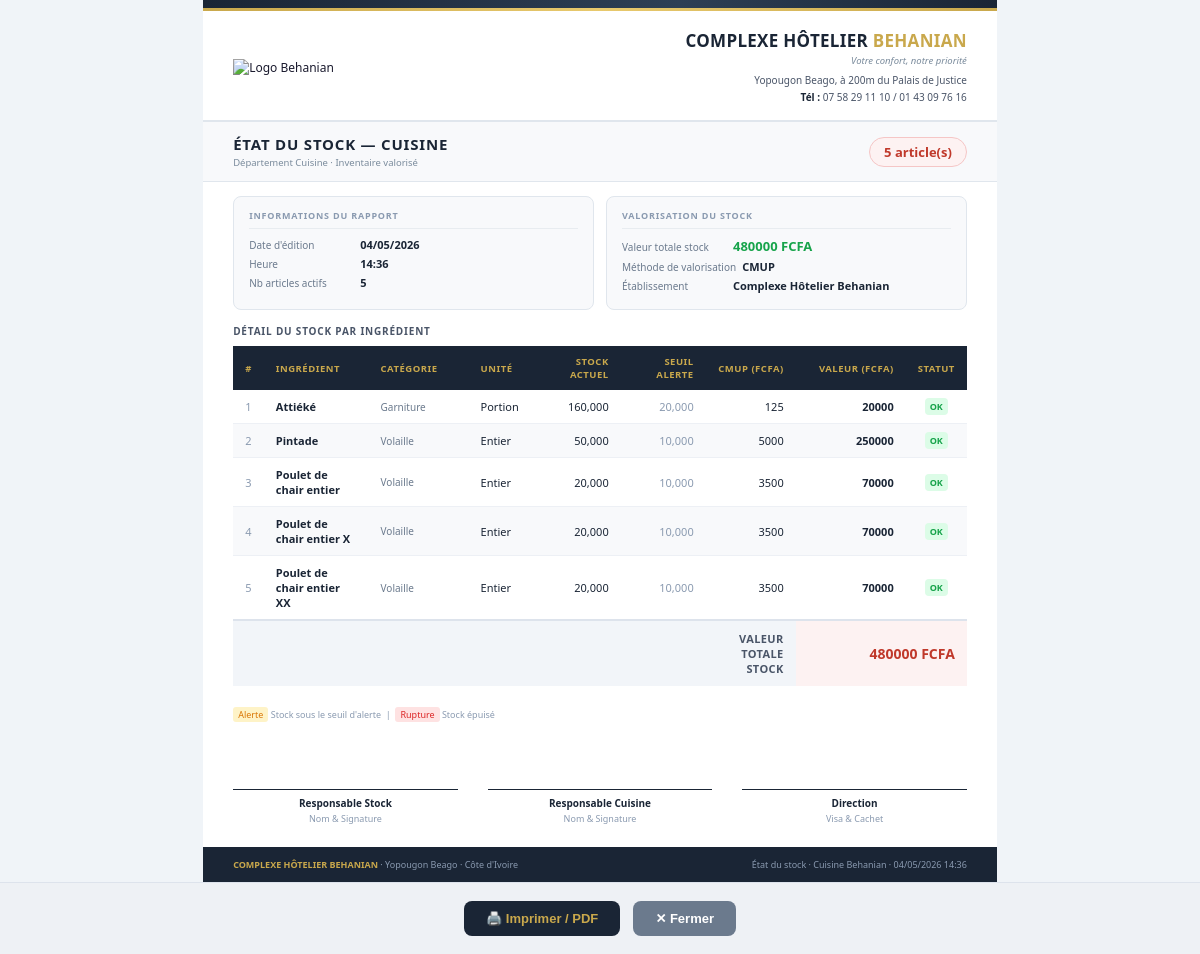
/cuisine/etat-stock/print/ (signed in), run on an earlier commit of the app's database.
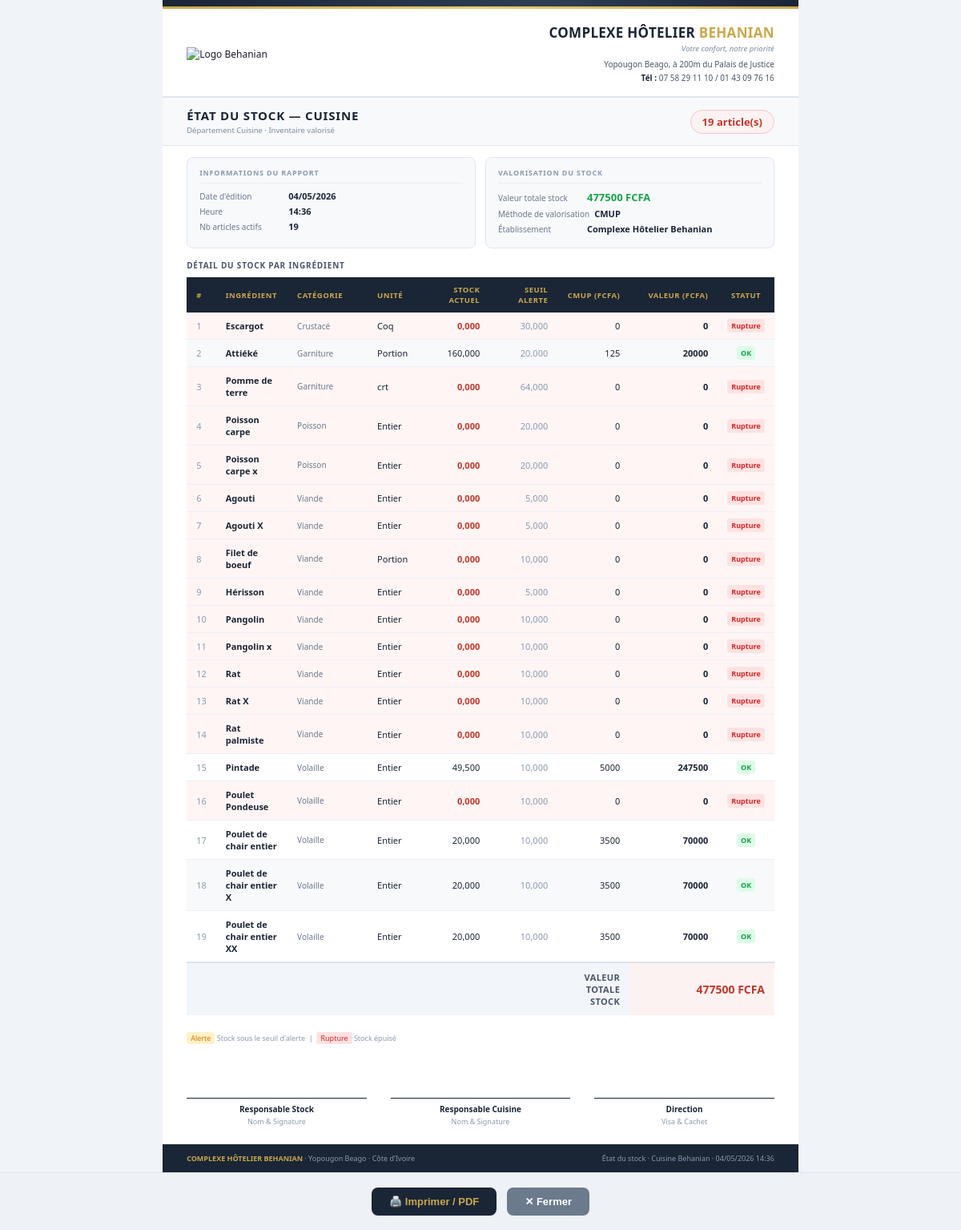
And on a later commit of the database.
### cuisine/models.py (models this page shows, shortened)
class Ingredient(models.Model):
    STATUT_CHOICES = [
        ('actif',    'Actif'),
        ('sommeil',  'En sommeil'),
        ('supprime', 'Supprimé'),
    ]
    reference         = models.CharField(max_length=50, unique=True, blank=True, null=True, verbose_name="Référence")
    nom               = models.CharField(max_length=200, verbose_name="Désignation")
    categorie         = models.ForeignKey(CategorieIngredient, on_delete=models.SET_NULL, null=True, blank=True, verbose_name="Catégorie")
    description       = models.TextField(blank=True, verbose_name="Description")
    unite_stock       = models.ForeignKey(UniteIngredient, on_delete=models.SET_NULL, null=True, blank=True,
                                          related_name='ingredients_stock', verbose_name="Unité de stock")
    unite_recette     = models.ForeignKey(UniteIngredient, on_delete=models.SET_NULL, null=True, blank=True,
                                          related_name='ingredients_recette', verbose_name="Unité recette (fiches techniques)")
    facteur_conversion = models.DecimalField(max_digits=12, decimal_places=6, default=1,
                                              verbose_name="Facteur conversion stock→recette",
                                              help_text="Ex : 1 kg = 1000 g → saisir 1000")
    prix_achat        = models.DecimalField(max_digits=10, decimal_places=2, default=0, verbose_name="Prix d'achat unitaire (FCFA)")
    cmup              = models.DecimalField(max_digits=10, decimal_places=4, default=0, verbose_name="CMUP (FCFA)")
    quantite_stock    = models.DecimalField(max_digits=12, decimal_places=3, default=0, verbose_name="Quantité en stock")
    seuil_alerte      = models.DecimalField(max_digits=12, decimal_places=3, default=0, verbose_name="Seuil d'alerte")
    stock_max         = models.DecimalField(max_digits=12, decimal_places=3, default=0, blank=True, verbose_name="Stock maximum")
    fournisseur_principal = models.ForeignKey(Fournisseur, on_delete=models.SET_NULL, null=True, blank=True,
                                               verbose_name="Fournisseur principal")
    statut            = models.BooleanField(default=True, verbose_name="Actif")
    date_creation     = models.DateTimeField(auto_now_add=True)
    date_modification = models.DateTimeField(auto_now=True)
    class Meta:
        verbose_name        = "Ingrédient"
        verbose_name_plural = "Ingrédients"
        ordering            = ['categorie__ordre', 'nom']
    @property
    def valeur_stock(self):
        return self.quantite_stock * self.cmup

class CategorieIngredient(models.Model):
    nom    = models.CharField(max_length=100, verbose_name="Nom")
    ordre  = models.IntegerField(default=0,   verbose_name="Ordre d'affichage")
    icone  = models.CharField(max_length=50,  blank=True, verbose_name="Icône FontAwesome", default="fa-box")
    class Meta:
        verbose_name        = "Catégorie d'ingrédient"
        verbose_name_plural = "Catégories d'ingrédients"
        ordering            = ['ordre', 'nom']

class UniteIngredient(models.Model):
    nom          = models.CharField(max_length=50,  verbose_name="Nom de l'unité")
    abreviation  = models.CharField(max_length=10,  verbose_name="Abréviation", blank=True)
    type_unite   = models.CharField(max_length=20,  choices=[
        ('masse',   'Masse (kg, g...)'),
        ('volume',  'Volume (L, cl, ml...)'),
        ('piece',   'Pièce / unité'),
        ('autre',   'Autre'),
    ], default='piece', verbose_name="Type d'unité")
    class Meta:
        verbose_name        = "Unité de mesure"
        verbose_name_plural = "Unités de mesure"
        ordering            = ['nom']

### cuisine/views.py (the view)
# urls.py: path('etat-stock/print/', views.etat_stock_print, name='etat_stock_print'),
@require_module_access('cuisine')
def etat_stock_print(request):
    from .models import Ingredient
    ingredients = Ingredient.objects.filter(statut=True).select_related('categorie','unite_stock').order_by('categorie__nom','nom')
    from django.db.models import Sum, F, ExpressionWrapper, DecimalField
    total_valeur = sum(float(i.cmup or 0) * float(i.quantite_stock or 0) for i in ingredients)
    return render(request, 'cuisine/etat_stock_print.html', {
        'ingredients': ingredients,
        'total_valeur': total_valeur,
    })

### utils/permissions.py (called while the page is built, shortened)
def get_user_groups(user):
    return list(user.groups.values_list('name', flat=True))

def user_has_access(user, module):
    if not user.is_authenticated:
        return False
    if user.is_superuser:
        return True

def require_module_access(module):
    def decorator(view_func):
        @wraps(view_func)
        @login_required
        def wrapper(request, *args, **kwargs):
            if not user_has_access(request.user, module):
                messages.error(request,
                    "Accès refusé — vous n'avez pas les droits pour accéder à ce module.")
                return redirect('dashboard:index')
            return view_func(request, *args, **kwargs)
        return wrapper
    return decorator

def get_accessible_modules(user):
    if user.is_superuser:
        return ['dashboard', 'hotel', 'restaurant', 'bar', 'cuisine',
                'piscine', 'boite_nuit', 'espaces', 'caisse', 'facturation',
                'parametres', 'users']

### templates/cuisine/etat_stock_print.html (shortened to what this page needs)
{% extends 'print_base.html' %}
{% load static %}
{% block doc_content %}
<div class="doc-title-band">
  <div>
    <div class="doc-title-text">État du Stock — Cuisine</div>
    <div class="doc-title-sub">Département Cuisine · Inventaire valorisé</div>
  </div>
  <div class="doc-title-right">
    <span class="doc-ref">{{ ingredients.count }} article(s)</span>
  </div>
</div>
<div class="meta-grid cols-2">
  <div class="meta-box">
    <div class="meta-box-title">Informations du rapport</div>
    <div class="meta-row"><span class="meta-lbl">Date d'édition</span><span class="meta-val">{% now "d/m/Y" %}</span></div>
    <div class="meta-row"><span class="meta-lbl">Heure</span><span class="meta-val">{% now "H:i" %}</span></div>
    <div class="meta-row"><span class="meta-lbl">Nb articles actifs</span><span class="meta-val">{{ ingredients.count }}</span></div>
  </div>
  <div class="meta-box">
    <div class="meta-box-title">Valorisation du stock</div>
    <div class="meta-row"><span class="meta-lbl">Valeur totale stock</span><span class="meta-val bold" style="color:#16a34a;font-size:13px">{{ total_valeur|floatformat:0 }} FCFA</span></div>
    <div class="meta-row"><span class="meta-lbl">Méthode de valorisation</span><span class="meta-val">CMUP</span></div>
    <div class="meta-row"><span class="meta-lbl">Établissement</span><span class="meta-val">Complexe Hôtelier Behanian</span></div>
  </div>
</div>
<div class="content-section">
  <div class="section-title">Détail du stock par ingrédient</div>
  <table class="doc-table">
    <thead>
      <tr>
        <th style="width:30px">#</th>
        <th>Ingrédient</th>
        <th style="width:100px">Catégorie</th>
        <th style="width:60px">Unité</th>
        <th class="r" style="width:90px">Stock actuel</th>
        <th class="r" style="width:85px">Seuil alerte</th>
        <th class="r" style="width:90px">CMUP (FCFA)</th>
        <th class="r" style="width:110px">Valeur (FCFA)</th>
        <th style="width:60px;text-align:center">Statut</th>
      </tr>
    </thead>
    <tbody>
      {% for ing in ingredients %}
      <tr {% if ing.quantite_stock <= 0 %}style="background:#fff5f5"{% elif ing.quantite_stock <= ing.seuil_alerte and ing.seuil_alerte > 0 %}style="background:#fffbeb"{% endif %}>
        <td class="muted">{{ forloop.counter }}</td>
        <td class="bold">{{ ing.nom }}</td>
        <td style="font-size:10px;color:#6b7a8d">{{ ing.categorie.nom|default:"—" }}</td>
        <td>{{ ing.unite_stock.abreviation|default:"—" }}</td>
        <td class="r {% if ing.quantite_stock <= 0 %}bold{% endif %}" style="{% if ing.quantite_stock <= 0 %}color:#c0392b{% elif ing.quantite_stock <= ing.seuil_alerte and ing.seuil_alerte > 0 %}color:#d97706{% endif %}">
          {{ ing.quantite_stock|floatformat:3 }}
        </td>
        <td class="r" style="color:#8a9ab0">{{ ing.seuil_alerte|floatformat:3 }}</td>
        <td class="r">{{ ing.cmup|floatformat:0 }}</td>
        <td class="r bold">{{ ing.valeur_stock|floatformat:0 }}</td>
        <td style="text-align:center;font-size:9px">
          {% if ing.quantite_stock <= 0 %}
          <span style="background:#fee2e2;color:#dc2626;padding:2px 5px;border-radius:4px;font-weight:700">Rupture</span>
          {% elif ing.quantite_stock <= ing.seuil_alerte and ing.seuil_alerte > 0 %}
          <span style="background:#fef3c7;color:#d97706;padding:2px 5px;border-radius:4px;font-weight:700">Alerte</span>
          {% else %}
          <span style="background:#dcfce7;color:#16a34a;padding:2px 5px;border-radius:4px;font-weight:700">OK</span>
          {% endif %}
        </td>
      </tr>
      {% empty %}
      <tr><td colspan="9" style="text-align:center;padding:20px;color:#8a9ab0;font-style:italic">Aucun ingrédient actif</td></tr>
      {% endfor %}
    </tbody>
    <tfoot>
      <tr>
        <td colspan="6"></td>
        <td class="total-label">Valeur totale stock</td>
        <td class="total-val" colspan="2">{{ total_valeur|floatformat:0 }} FCFA</td>
      </tr>
    </tfoot>
  </table>
</div>
<div style="margin:8px 30px;font-size:9px;color:#8a9ab0">
  <span style="background:#fef3c7;padding:1px 5px;border-radius:3px;color:#d97706">Alerte</span> Stock sous le seuil d'alerte &nbsp;|&nbsp;
  <span style="background:#fee2e2;padding:1px 5px;border-radius:3px;color:#dc2626">Rupture</span> Stock épuisé
</div>
<div class="signatures cols-3">
  <div class="sig-box"><div class="sig-line">Responsable Stock</div><div class="sig-hint">Nom &amp; Signature</div></div>
  <div class="sig-box"><div class="sig-line">Responsable Cuisine</div><div class="sig-hint">Nom &amp; Signature</div></div>
  <div class="sig-box"><div class="sig-line">Direction</div><div class="sig-hint">Visa &amp; Cachet</div></div>
</div>
{% endblock %}
{% block doc_footer_right %}État du stock · Cuisine Behanian · {% now "d/m/Y H:i" %}{% endblock %}

### templates/print_base.html (shortened to what this page needs)
{% load static %}
<!DOCTYPE html>
<html lang="fr">
<head>
</head>
<body>
<div class="page">
  <div class="band-top"></div>
  <div class="band-gold"></div>
  <div class="doc-header">
    <div class="logo-zone">
      <img src="{% static 'images/Logo.png' %}" alt="Logo Behanian">
    </div>
    <div class="company-block">
      <div class="company-name">COMPLEXE HÔTELIER <span>BEHANIAN</span></div>
      <div class="company-tagline">Votre confort, notre priorité</div>
      <div class="company-coords">
        Yopougon Beago, à 200m du Palais de Justice<br>
        <strong>Tél :</strong> 07 58 29 11 10 / 01 43 09 76 16
      </div>
    </div>
  </div>
  {% block doc_content %}{% endblock %}
  <div class="doc-footer">
    <span><strong>COMPLEXE HÔTELIER BEHANIAN</strong> · Yopougon Beago · Côte d'Ivoire</span>
    <span>{% block doc_footer_right %}{% endblock %}</span>
  </div>
</div>
<div class="btn-zone no-print">
  {% block doc_actions %}
  <button onclick="window.print()" class="btn-doc btn-doc-print">🖨️ Imprimer / PDF</button>
  <button onclick="window.close()" class="btn-doc btn-doc-close">✕ Fermer</button>
  {% endblock %}
</div>
</body>
</html>

### templates/print_base.html (style rules this page uses)
* { margin:0; padding:0; box-sizing:border-box; }
body { font-family:'Segoe UI',Arial,sans-serif; font-size:12px; color:#1a1a2e; background:#f0f4f8; }
.page { width:210mm; margin:0 auto; background:white; }
.band-top { background:linear-gradient(90deg,#1a2535 0%,#2d3f55 60%,#1a2535 100%); height:8px; }
.band-gold { background:linear-gradient(90deg,#c9a84c,#e8c96d,#c9a84c); height:3px; }
.doc-header { display:flex; justify-content:space-between; align-items:center; padding:18px 30px 14px; border-bottom:1px solid #e0e6ed; }
.logo-zone img { height:75px; width:auto; }
.company-block { text-align:right; }
.company-name { font-size:17px; font-weight:800; color:#1a2535; letter-spacing:.3px; }
.company-name span { color:#c9a84c; }
.company-tagline { font-size:9.5px; color:#7a8b9c; font-style:italic; margin:2px 0 5px; }
.company-coords { font-size:10px; color:#4a5568; line-height:1.7; }
.company-coords strong { color:#1a2535; }
.doc-title-band { background:#f8f9fb; border-top:1px solid #e0e6ed; border-bottom:1px solid #e0e6ed; padding:12px 30px; display:flex; justify-content:space-between; align-items:center; }
.doc-title-text { font-size:15px; font-weight:800; color:#1a2535; text-transform:uppercase; letter-spacing:.8px; }
.doc-title-sub { font-size:9.5px; color:#7a8b9c; margin-top:2px; }
.doc-title-right { display:flex; align-items:center; gap:10px; }
.doc-ref { font-size:13px; font-weight:700; color:#c0392b; background:#fdf2f2; border:1px solid #f5c6c6; padding:5px 14px; border-radius:20px; }
.meta-grid { display:grid; padding:14px 30px; gap:12px; }
.meta-grid.cols-2 { grid-template-columns:1fr 1fr; }
.meta-box { background:#f8f9fb; border:1px solid #e0e6ed; border-radius:8px; padding:12px 15px; }
.meta-box-title { font-size:9px; font-weight:700; text-transform:uppercase; letter-spacing:.8px; color:#8a9ab0; padding-bottom:6px; margin-bottom:8px; border-bottom:1px solid #e8ecf0; }
.meta-row { display:flex; gap:6px; margin-bottom:4px; align-items:baseline; }
.meta-lbl { font-size:10px; color:#6b7a8d; min-width:105px; flex-shrink:0; }
.meta-val { font-size:11px; font-weight:600; color:#1a2535; }
.content-section { padding:0 30px 14px; }
.section-title { font-size:10px; font-weight:700; text-transform:uppercase; letter-spacing:.8px; color:#4a5568; margin-bottom:8px; }
.doc-table { width:100%; border-collapse:collapse; }
.doc-table thead { background:#1a2535; }
.doc-table thead th { padding:9px 12px; font-size:9.5px; font-weight:600; text-transform:uppercase; letter-spacing:.5px; color:#c9a84c; text-align:left; }
.doc-table thead th.r { text-align:right; }
.doc-table tbody tr:nth-child(even) { background:#f8f9fb; }
.doc-table tbody td { padding:9px 12px; font-size:11px; color:#1a2535; border-bottom:1px solid #edf0f5; vertical-align:middle; }
.doc-table tbody td.r { text-align:right; }
.doc-table tbody td.bold { font-weight:700; }
.doc-table tbody td.muted { color:#8a9ab0; }
.doc-table tfoot td { padding:10px 12px; font-weight:700; background:#f2f5f9; border-top:2px solid #dde3ec; }
.doc-table tfoot td.total-label { text-align:right; text-transform:uppercase; font-size:11px; letter-spacing:.4px; color:#4a5568; }
.doc-table tfoot td.total-val { text-align:right; font-size:14px; color:#c0392b; background:#fdf2f2; }
.signatures { display:grid; gap:30px; margin:18px 30px 0; padding-top:14px; }
.signatures.cols-3 { grid-template-columns:1fr 1fr 1fr; }
.sig-box { text-align:center; }
.sig-line { border-top:1px solid #1a2535; padding-top:6px; margin-top:36px; font-size:10px; color:#1a2535; font-weight:600; }
.sig-hint { font-size:9px; color:#8a9ab0; margin-top:2px; }
.doc-footer { margin-top:22px; padding:11px 30px; background:#1a2535; display:flex; justify-content:space-between; align-items:center; }
.doc-footer span { font-size:9px; color:#8a9ab0; }
.doc-footer strong { color:#c9a84c; }
.btn-zone { text-align:center; padding:18px; background:#eef1f5; border-top:1px solid #dde3ec; }
.btn-doc { display:inline-flex; align-items:center; gap:8px; padding:10px 22px; border:none; border-radius:8px; font-size:13px; font-weight:600; cursor:pointer; margin:0 5px; text-decoration:none; }
.btn-doc-print { background:#1a2535; color:#c9a84c; }
.btn-doc-close { background:#6b7a8d; color:white; }

What changed in the data, as far as the page shows it:
added Ingredient: nom "Escargot", categorie.nom "Crustacé", unite_stock.abreviation "Coq", quantite_stock "0,000", seuil_alerte "30,000", cmup "0", valeur_stock "0", shows "Rupture"
added Ingredient: nom "Pomme de terre", categorie.nom "Garniture", unite_stock.abreviation "crt", quantite_stock "0,000", seuil_alerte "64,000", cmup "0", valeur_stock "0", shows "Rupture"
added Ingredient: nom "Poisson carpe", categorie.nom "Poisson", unite_stock.abreviation "Entier", quantite_stock "0,000", seuil_alerte "20,000", cmup "0", valeur_stock "0", shows "Rupture"
added Ingredient: nom "Poisson carpe x", categorie.nom "Poisson", unite_stock.abreviation "Entier", quantite_stock "0,000", seuil_alerte "20,000", cmup "0", valeur_stock "0", shows "Rupture"
added Ingredient: nom "Agouti", categorie.nom "Viande", unite_stock.abreviation "Entier", quantite_stock "0,000", seuil_alerte "5,000", cmup "0", valeur_stock "0", shows "Rupture"
added Ingredient: nom "Agouti X", categorie.nom "Viande", unite_stock.abreviation "Entier", quantite_stock "0,000", seuil_alerte "5,000", cmup "0", valeur_stock "0", shows "Rupture"
added Ingredient: nom "Filet de boeuf", categorie.nom "Viande", unite_stock.abreviation "Portion", quantite_stock "0,000", seuil_alerte "10,000", cmup "0", valeur_stock "0", shows "Rupture"
added Ingredient: nom "Hérisson", categorie.nom "Viande", unite_stock.abreviation "Entier", quantite_stock "0,000", seuil_alerte "5,000", cmup "0", valeur_stock "0", shows "Rupture"
added Ingredient: nom "Pangolin", categorie.nom "Viande", unite_stock.abreviation "Entier", quantite_stock "0,000", seuil_alerte "10,000", cmup "0", valeur_stock "0", shows "Rupture"
added Ingredient: nom "Pangolin x", categorie.nom "Viande", unite_stock.abreviation "Entier", quantite_stock "0,000", seuil_alerte "10,000", cmup "0", valeur_stock "0", shows "Rupture"
added Ingredient: nom "Rat", categorie.nom "Viande", unite_stock.abreviation "Entier", quantite_stock "0,000", seuil_alerte "10,000", cmup "0", valeur_stock "0", shows "Rupture"
added Ingredient: nom "Rat X", categorie.nom "Viande", unite_stock.abreviation "Entier", quantite_stock "0,000", seuil_alerte "10,000", cmup "0", valeur_stock "0", shows "Rupture"
added Ingredient: nom "Rat palmiste", categorie.nom "Viande", unite_stock.abreviation "Entier", quantite_stock "0,000", seuil_alerte "10,000", cmup "0", valeur_stock "0", shows "Rupture"
changed Ingredient "Pintade": quantite_stock "50,000" → "49,500"; valeur_stock "250000" → "247500"
added Ingredient: nom "Poulet Pondeuse", categorie.nom "Volaille", unite_stock.abreviation "Entier", quantite_stock "0,000", seuil_alerte "10,000", cmup "0", valeur_stock "0", shows "Rupture"
Also different on the page:
{{ ingredients.count }}: "5" → "19"
{{ total_valeur|floatformat:0 }}: "480000" → "477500"
